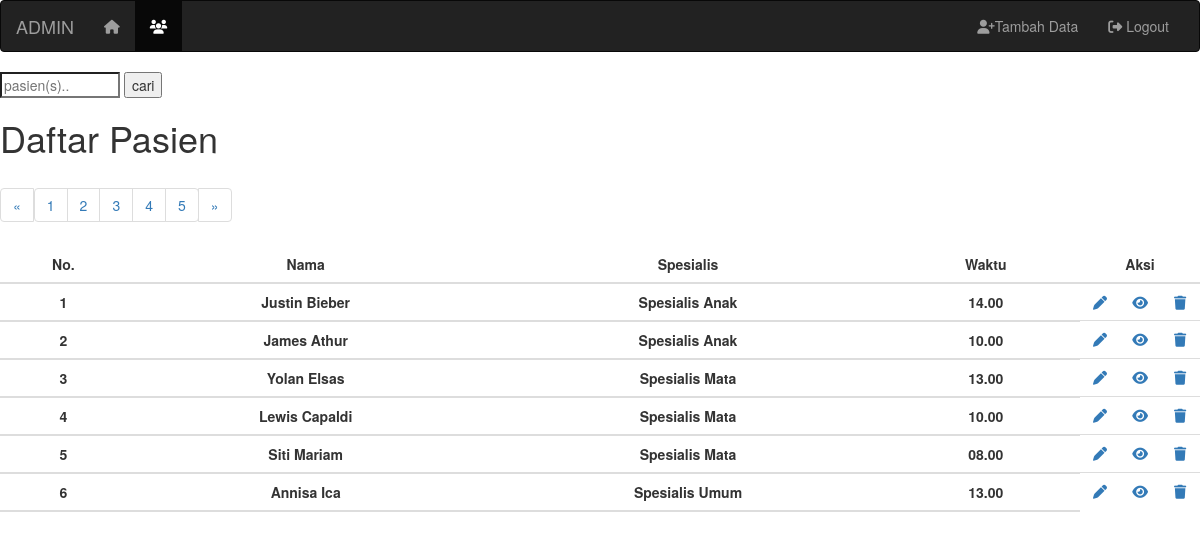
The page /backend.php?page=2 (signed in) on the database its author committed.
### tables this page shows
CREATE TABLE `table_janji` (
  `id` int NOT NULL,
  `nama` varchar(255) NOT NULL,
  `email` varchar(255) NOT NULL,
  `NIK` char(50) NOT NULL,
  `spesialis` varchar(255) NOT NULL,
  `waktu` varchar(255) NOT NULL
);

### functions.php (called while the page is built, shortened)
<?php
$conn = mysqli_connect('localhost', 'root',  '', 'tanyadoc');
function query($query)
{
  global $conn;
  $result = mysqli_query($conn, $query) or die(mysqli_error($conn));
  $rows = [];
  while ($row = mysqli_fetch_assoc($result)) {
    $rows[] = $row;
  }
  return $rows;
}

### backend.php (the view, shortened to what this page needs)
<?php
require 'functions.php';
$table_janji = query("SELECT * FROM table_janji");
$jumlahDataPerhalaman = 6;
$halamanAktif = (isset($_GET["page"])) ? $_GET["page"] : 1;
$awalData = ($jumlahDataPerhalaman * $halamanAktif) - $jumlahDataPerhalaman;
$table_janji = query("SELECT * FROM table_janji LIMIT $awalData, $jumlahDataPerhalaman");
?>
<!DOCTYPE html>
<html lang="en">
<head>
  <link rel="stylesheet" href="ubah.css">
  <link rel="stylesheet" href="https://maxcdn.bootstrapcdn.com/bootstrap/3.4.1/css/bootstrap.min.css">
  <link rel="stylesheet" href="https://cdnjs.cloudflare.com/ajax/libs/font-awesome/6.4.0/css/all.min.css">
</head>
<body>
  <nav class="navbar navbar-inverse">
    <div class="container-fluid">
      <div class="navbar-header">
        <a class="navbar-brand" href="#">ADMIN</a>
      </div>
      <div class="collapse navbar-collapse" id="myNavbar">
        <ul class="nav navbar-nav">
          <li><a href="admin.php"><i class="fa-solid fa-house"></i></a></li>
          <li class="active"><a href="backend.php"><i class="fa-solid fa-users"></i></a></li>
        </ul>
        <ul class="nav navbar-nav navbar-right">
          <li><a href="janji.php"><i class="fa-solid fa-user-plus"></i></span>Tambah Data</a></li>
          <li><a href="logout.php"><i class="fa-sharp fa-solid fa-right-from-bracket"></i></span> Logout</a></li>
        </ul>
      </div>
    </div>
  </nav>
  <form action="" method="post">
    <input type="search" name="keyword" size="10" placeholder="pasien(s).." autocomplete="off" id="keyword">
    <button type="submit" name="cari" id="tombol-cari">cari</button>
  </form>
  <div id="container">
    <h1>Daftar Pasien</h1>
    <div class="main-table" id="main-table">
      <table class="table table-hover text-center">
        <ul class="pagination">
          <li class="page-item ">
            <a href="?page=<?= $halamanAktif - 1; ?>">&laquo;</a>
            <a href="?page=1" class="page-link bg-primary border-none box-shadow text-white">1</a>
          </li>
          <li class="page-item ">
            <a href="?page=2" class="page-link bg-primary border-none box-shadow text-white">2</a>
          </li>
          <li class="page-item ">
            <a href="?page=3" class="page-link bg-primary border-none box-shadow text-white">3</a>
          </li>
          <li class="page-item ">
            <a href="?page=4" class="page-link bg-primary border-none box-shadow text-white">4</a>
          </li>
          <li class="page-item ">
            <a href="?page=3" class="page-link bg-primary border-none box-shadow text-white">5</a>
            <a href="?page=<?= $halamanAktif + 1; ?>">&raquo;</a>
          </li>
        </ul>
        <thead>
          <tr>
            <th>No.</th>
            <th>Nama</th>
            <th>Spesialis</th>
            <th>Waktu</th>
            <th colspan="3">Aksi</th>
          </tr>
          <?php $i = 1; ?>
          <?php foreach ($table_janji as $row) : ?>
            <tr>
              <th><?= $i; ?></th>
              <th><?= $row["nama"]; ?></th>
              <th><?= $row["spesialis"]; ?></th>
              <th><?= $row["waktu"]; ?></th>
              <td style="width: 4rem">
                <a href="ubah.php?id=<?= $row["id"]; ?>">
                  <i class="fa-solid fa-pen"></i>
                </a>
              </td>
              <td style="width: 4rem">
                <a href="detailpsn.php?id=<?= $row["id"]; ?>">
                  <i class="fa-solid fa-eye"></i>
                </a>
              </td>
              <td style="width: 4rem">
                <a href="hapus.php?id=<?= $row["id"]; ?>" onclick="return confirm ('apakah anda yakin ingin menghapus?');">
                  <i class="fa-solid fa-trash"></i>
                </a>
              </td>
            </tr>
            <?php $i++; ?>
          <?php endforeach; ?>
      </table>
    </div>
</body>
</html>

### ubah.css (style rules this page uses)
body { font-family: Arial; font-size: 17px; padding: 8px; }
* { box-sizing: border-box; }
a { color: #2196F3; }
.container-fluid { padding-right: 1px; padding-left: 1px; margin-right: auto; margin-left: auto; }
thead tr th { text-align: center; }
form input { width: 10%; }

### backend.php (style rules this page uses)
body { margin:0; padding: 0; }

### rows shown on the page
table_janji: nama "Justin Bieber", spesialis "Spesialis Anak", waktu "14.00"
table_janji: nama "James Athur", spesialis "Spesialis Anak", waktu "10.00"
table_janji: nama "Yolan Elsas", spesialis "Spesialis Mata", waktu "13.00"
table_janji: nama "Lewis Capaldi", spesialis "Spesialis Mata", waktu "10.00"
table_janji: nama "Siti Mariam", spesialis "Spesialis Mata", waktu "08.00"
table_janji: nama "Annisa Ica", spesialis "Spesialis Umum", waktu "13.00"
